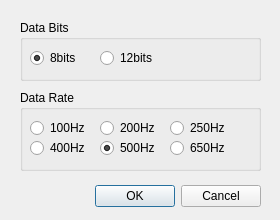
<?xml version="1.0" encoding="UTF-8"?>
<ui version="4.0">
 <class>DialogDataSetting</class>
 <widget class="QDialog" name="DialogDataSetting">
  <property name="geometry">
   <rect>
    <x>0</x>
    <y>0</y>
    <width>280</width>
    <height>220</height>
   </rect>
  </property>
  <property name="windowTitle">
   <string>Data Setting</string>
  </property>
  <widget class="QDialogButtonBox" name="buttonBox">
   <property name="geometry">
    <rect>
     <x>30</x>
     <y>180</y>
     <width>231</width>
     <height>32</height>
    </rect>
   </property>
   <property name="orientation">
    <enum>Qt::Horizontal</enum>
   </property>
   <property name="standardButtons">
    <set>QDialogButtonBox::Cancel|QDialogButtonBox::Ok</set>
   </property>
  </widget>
  <widget class="QGroupBox" name="groupBox_DataBits">
   <property name="geometry">
    <rect>
     <x>20</x>
     <y>20</y>
     <width>241</width>
     <height>61</height>
    </rect>
   </property>
   <property name="title">
    <string>Data Bits</string>
   </property>
   <widget class="QRadioButton" name="radioButton_12bit">
    <property name="geometry">
     <rect>
      <x>80</x>
      <y>30</y>
      <width>61</width>
      <height>16</height>
     </rect>
    </property>
    <property name="text">
     <string>12bits</string>
    </property>
   </widget>
   <widget class="QRadioButton" name="radioButton_8bit">
    <property name="geometry">
     <rect>
      <x>10</x>
      <y>30</y>
      <width>61</width>
      <height>16</height>
     </rect>
    </property>
    <property name="text">
     <string>8bits</string>
    </property>
    <property name="checked">
     <bool>true</bool>
    </property>
   </widget>
  </widget>
  <widget class="QGroupBox" name="groupBox_DataRate">
   <property name="geometry">
    <rect>
     <x>20</x>
     <y>90</y>
     <width>241</width>
     <height>81</height>
    </rect>
   </property>
   <property name="title">
    <string>Data Rate</string>
   </property>
   <widget class="QRadioButton" name="radioButton_650Hz">
    <property name="geometry">
     <rect>
      <x>150</x>
      <y>50</y>
      <width>61</width>
      <height>16</height>
     </rect>
    </property>
    <property name="text">
     <string>650Hz</string>
    </property>
   </widget>
   <widget class="QRadioButton" name="radioButton_500Hz">
    <property name="geometry">
     <rect>
      <x>80</x>
      <y>50</y>
      <width>61</width>
      <height>16</height>
     </rect>
    </property>
    <property name="text">
     <string>500Hz</string>
    </property>
    <property name="checked">
     <bool>true</bool>
    </property>
   </widget>
   <widget class="QRadioButton" name="radioButton_250Hz">
    <property name="geometry">
     <rect>
      <x>150</x>
      <y>30</y>
      <width>61</width>
      <height>16</height>
     </rect>
    </property>
    <property name="text">
     <string>250Hz</string>
    </property>
   </widget>
   <widget class="QRadioButton" name="radioButton_100Hz">
    <property name="geometry">
     <rect>
      <x>10</x>
      <y>30</y>
      <width>61</width>
      <height>16</height>
     </rect>
    </property>
    <property name="text">
     <string>100Hz</string>
    </property>
   </widget>
   <widget class="QRadioButton" name="radioButton_200Hz">
    <property name="geometry">
     <rect>
      <x>80</x>
      <y>30</y>
      <width>61</width>
      <height>16</height>
     </rect>
    </property>
    <property name="text">
     <string>200Hz</string>
    </property>
   </widget>
   <widget class="QRadioButton" name="radioButton_400Hz">
    <property name="geometry">
     <rect>
      <x>10</x>
      <y>50</y>
      <width>61</width>
      <height>16</height>
     </rect>
    </property>
    <property name="text">
     <string>400Hz</string>
    </property>
   </widget>
  </widget>
 </widget>
 <resources/>
 <connections>
  <connection>
   <sender>buttonBox</sender>
   <signal>accepted()</signal>
   <receiver>DialogDataSetting</receiver>
   <slot>accept()</slot>
   <hints>
    <hint type="sourcelabel">
     <x>248</x>
     <y>254</y>
    </hint>
    <hint type="destinationlabel">
     <x>157</x>
     <y>274</y>
    </hint>
   </hints>
  </connection>
  <connection>
   <sender>buttonBox</sender>
   <signal>rejected()</signal>
   <receiver>DialogDataSetting</receiver>
   <slot>reject()</slot>
   <hints>
    <hint type="sourcelabel">
     <x>316</x>
     <y>260</y>
    </hint>
    <hint type="destinationlabel">
     <x>286</x>
     <y>274</y>
    </hint>
   </hints>
  </connection>
 </connections>
</ui>
